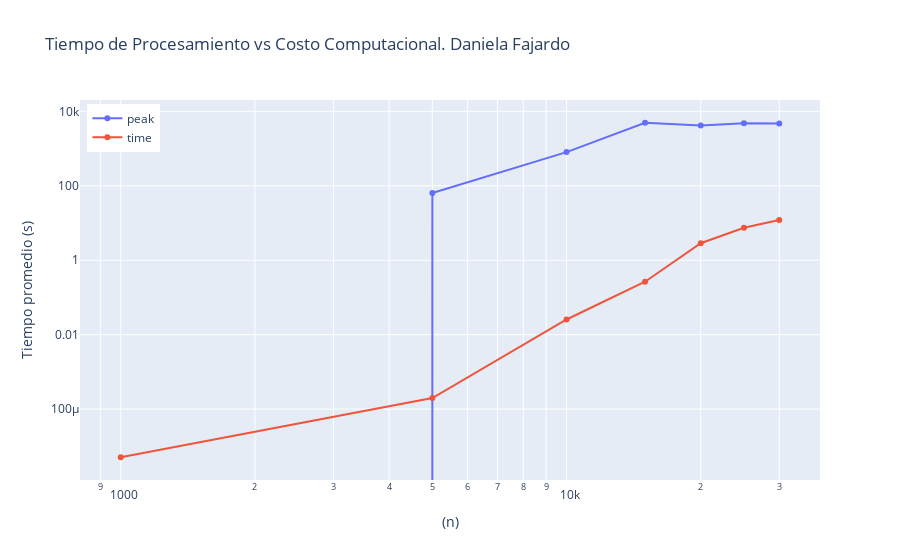

The code cell stored with this chart in its notebook:
### Code cell
import plotly.graph_objs as go
# Datos de ejemplo obtenidos de la celda anterior (ajusta si tienes otros valores):

fig = go.Figure()
fig.add_trace(go.Scatter(x=sizes2, y=vector_rec, mode='lines+markers', name='peak'))
fig.add_trace(go.Scatter(x=sizes2, y=vector_time, mode='lines+markers', name='time'))
fig.update_layout(title='Tiempo de Procesamiento vs Costo Computacional. Daniela Fajardo',
                  xaxis_title='(n)',
                  yaxis_title='Tiempo promedio (s)',
                  legend=dict(x=0.01, y=0.99)) 

fig.update_yaxes(type="log") 
fig.update_xaxes(type="log")

### Figure 1 — Plotly figure (JSON) as saved in the notebook; plotly's stock layout.template omitted (floating-point values rounded to 4 significant figures)
{"data": [{"mode": "lines+markers", "name": "peak", "type": "scatter", "x": [1000, 5000, 10000, 15000, 20000, 25000, 30000, 35000, 40000, 45000, 50000, 55000, 60000, 65000, 70000, 75000, 80000, 85000, 90000, 95000], "y": [0, 64, 803, 4937, 4184, 4804, 4737]}, {"mode": "lines+markers", "name": "time", "type": "scatter", "x": [1000, 5000, 10000, 15000, 20000, 25000, 30000, 35000, 40000, 45000, 50000, 55000, 60000, 65000, 70000, 75000, 80000, 85000, 90000, 95000], "y": [5.1e-06, 0.0001982, 0.0256, 0.2649, 2.858, 7.468, 12.04]}], "layout": {"legend": {"x": 0.01, "y": 0.99}, "title": {"text": "Tiempo de Procesamiento vs Costo Computacional. Daniela Fajardo"}, "xaxis": {"title": {"text": "(n)"}, "type": "log"}, "yaxis": {"title": {"text": "Tiempo promedio (s)"}, "type": "log"}}}
